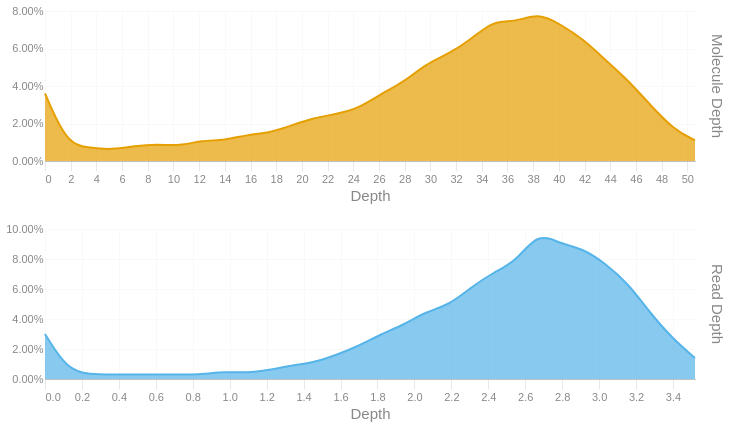

The notebook cell saved with this chart:
### Code cell
readdep = depth_hist(tb['Read Depth'], q99, 3)
readdep = readdep.with_columns(pl.lit('Read Depth').alias('Metric'))
if not SKIPLR:
    moldep = depth_hist(tb['Molecule Depth'], mol_q99, 1)
    moldep = moldep.with_columns(pl.lit('Molecule Depth').alias('Metric'))
    _hist = pl.concat([readdep, moldep])
    _hist = _hist.filter(pl.col('Proportion') != 0)
    with SafeRender(_hist):
        (
            alt.Chart(_hist)        
            .mark_area(interpolate = "basis")
            .encode(
                x=alt.X('Bin:Q').scale(domainMin=0).axis(alt.Axis(title='Depth')),
                y = alt.Y('Proportion:Q', title = None).axis(format = '.2%'),
                color = alt.Color('Metric:N').legend(None),
                row = alt.Row("Metric:N").header(title = None, labelOrient = 'right'),
                tooltip = [
                    alt.Tooltip("Metric:N", title = "Metric"),
                    alt.Tooltip('Interval:N', title = "Depth Interval"),
                    alt.Tooltip('Proportion:Q', title = "% Alignments").format('.2%')
                ]
            )
            .resolve_scale(x='independent', y='independent')
            .properties(
                height = 150, width = 650,
                usermeta={'embedOptions': {'downloadFileName': f'{samplename}.depth.hist'}}
            )
        ).display()
else:
    readdep = readdep.filter(pl.col('Proportion') != 0)
    with SafeRender(readdep):
        (
            alt.Chart(readdep)        
            .mark_area(interpolate = "basis")
            .encode(
                x=alt.X('Bin:Q').scale(domainMin=0).axis(alt.Axis(title='Depth')),
                y = alt.Y('Proportion:Q', title = None).axis(format = '.2%'),
                tooltip = [
                    alt.Tooltip('Interval:N', title = "Depth Interval"),
                    alt.Tooltip('Proportion:Q', title = "% Alignments").format('.2%')
                ]
            )
            .properties(
                usermeta={'embedOptions': {'downloadFileName': f'{samplename}.depth.hist'}}
            )
        ).display()

### Figure 1 — Vega-Lite specification as saved in the notebook (floating-point values rounded to 4 significant figures)
{"width": 650, "height": 150, "config": {"title": {"anchor": "start", "dy": -15, "fontSize": 18, "color": "#888888", "subtitleColor": "#888888", "subtitleFontSize": 14}, "arc": {"fill": "#0072B2"}, "axis": {"domainColor": "#888888", "domainWidth": 0.5, "gridWidth": 0.2, "grid": false, "titleFontWeight": 400, "titleFontSize": 15, "labelFontSize": 11, "labelColor": "#888888", "tickColor": "#888888", "tickWidth": 0.2, "titleColor": "#888888"}, "axisBand": {"grid": false}, "axisX": {"grid": true, "tickSize": 10, "domainCap": "round"}, "axisY": {"domain": false, "grid": true, "tickSize": 0, "domainCap": "round"}, "background": "transparent", "header": {"labelFontSize": 15, "labelColor": "#888888", "titleFontSize": 15, "titleFontWeight": 600, "titleColor": "#888888"}, "legend": {"labelFont": "sans-serif", "labelFontSize": 12, "labelColor": "#888888", "symbolSize": 100, "symbolType": "circle", "titleFontSize": 12, "titlePadding": 10, "titleColor": "#888888", "title": null}, "range": {"category": ["#E69F00", "#56B4E9", "#009E73", "#F0E442", "#0072B2", "#D55E00", "#CC79A7", "#000000"], "diverging": ["#cfe8f3", "#a2d4ec", "#73bfe2", "#46abdb", "#1696d2", "#12719e"]}, "area": {"fill": "#0072B2", "fillOpacity": 0.7, "line": true, "strokeOpacity": 0.7}, "line": {"color": "#0072B2", "stroke": "#0072B2", "strokeWidth": 2}, "trail": {"color": "#0072B2", "stroke": "#0072B2", "strokeWidth": 0, "size": 1}, "point": {"filled": true, "fillOpacity": 1.0, "size": 95}, "text": {"color": "#888888", "fontSize": 11, "align": "right", "fontWeight": 400, "size": 11}, "bar": {"fill": "#0072B2", "stroke": null}, "view": {"stroke": null, "continuousWidth": 660, "continuousHeight": 400}}, "data": {"name": "data-c60611749af08a5a6fd5c96b4bad318a"}, "mark": {"type": "area", "interpolate": "basis"}, "encoding": {"color": {"field": "Metric", "legend": null, "type": "nominal"}, "row": {"field": "Metric", "header": {"title": null, "labelOrient": "right"}, "type": "nominal"}, "tooltip": [{"field": "Metric", "title": "Metric", "type": "nominal"}, {"field": "Interval", "title": "Depth Interval", "type": "nominal"}, {"field": "Proportion", "format": ".2%", "title": "% Alignments", "type": "quantitative"}], "x": {"axis": {"title": "Depth"}, "field": "Bin", "scale": {"domainMin": 0}, "type": "quantitative"}, "y": {"axis": {"format": ".2%"}, "field": "Proportion", "title": null, "type": "quantitative"}}, "resolve": {"scale": {"x": "independent", "y": "independent"}}, "usermeta": {"embedOptions": {"downloadFileName": "S5_Connecticut_999.depth.hist"}}, "$schema": "https://vega.github.io/schema/vega-lite/v6.1.0.json", "datasets": {"data-c60611749af08a5a6fd5c96b4bad318a": [{"Bin": 0.0, "Interval": "0.0-0.121", "Proportion": 0.03, "Metric": "Read Depth"}, {"Bin": 0.121, "Interval": "0.121-0.243", "Proportion": 0.006, "Metric": "Read Depth"}, {"Bin": 0.243, "Interval": "0.243-0.364", "Proportion": 0.003, "Metric": "Read Depth"}, {"Bin": 0.364, "Interval": "0.364-0.485", "Proportion": 0.003, "Metric": "Read Depth"}, {"Bin": 0.485, "Interval": "0.485-0.607", "Proportion": 0.003, "Metric": "Read Depth"}, {"Bin": 0.607, "Interval": "0.607-0.728", "Proportion": 0.003, "Metric": "Read Depth"}, {"Bin": 0.728, "Interval": "0.728-0.849", "Proportion": 0.003, "Metric": "Read Depth"}, {"Bin": 0.849, "Interval": "0.849-0.971", "Proportion": 0.003, "Metric": "Read Depth"}, {"Bin": 0.971, "Interval": "0.971-1.092", "Proportion": 0.005, "Metric": "Read Depth"}, {"Bin": 1.092, "Interval": "1.092-1.213", "Proportion": 0.004, "Metric": "Read Depth"}, {"Bin": 1.213, "Interval": "1.213-1.335", "Proportion": 0.006, "Metric": "Read Depth"}, {"Bin": 1.335, "Interval": "1.335-1.456", "Proportion": 0.009, "Metric": "Read Depth"}, {"Bin": 1.456, "Interval": "1.456-1.577", "Proportion": 0.011, "Metric": "Read Depth"}, {"Bin": 1.577, "Interval": "1.577-1.699", "Proportion": 0.016, "Metric": "Read Depth"}, {"Bin": 1.699, "Interval": "1.699-1.82", "Proportion": 0.022, "Metric": "Read Depth"}, {"Bin": 1.82, "Interval": "1.82-1.941", "Proportion": 0.03, "Metric": "Read Depth"}, {"Bin": 1.941, "Interval": "1.941-2.063", "Proportion": 0.036, "Metric": "Read Depth"}, {"Bin": 2.063, "Interval": "2.063-2.184", "Proportion": 0.045, "Metric": "Read Depth"}, {"Bin": 2.184, "Interval": "2.184-2.305", "Proportion": 0.049, "Metric": "Read Depth"}, {"Bin": 2.305, "Interval": "2.305-2.427", "Proportion": 0.061, "Metric": "Read Depth"}, {"Bin": 2.427, "Interval": "2.427-2.548", "Proportion": 0.071, "Metric": "Read Depth"}, {"Bin": 2.548, "Interval": "2.548-2.669", "Proportion": 0.078, "Metric": "Read Depth"}, {"Bin": 2.669, "Interval": "2.669-2.791", "Proportion": 0.098, "Metric": "Read Depth"}, {"Bin": 2.791, "Interval": "2.791-2.912", "Proportion": 0.09, "Metric": "Read Depth"}, {"Bin": 2.912, "Interval": "2.912-3.033", "Proportion": 0.087, "Metric": "Read Depth"}, {"Bin": 3.033, "Interval": "3.033-3.155", "Proportion": 0.077, "Metric": "Read Depth"}, {"Bin": 3.155, "Interval": "3.155-3.276", "Proportion": 0.064, "Metric": "Read Depth"}, {"Bin": 3.276, "Interval": "3.276-3.397", "Proportion": 0.044, "Metric": "Read Depth"}, {"Bin": 3.397, "Interval": "3.397-3.519", "Proportion": 0.027, "Metric": "Read Depth"}, {"Bin": 3.519, "Interval": "3.519-3.64", "Proportion": 0.014, "Metric": "Read Depth"}, {"Bin": 0.0, "Interval": "0.0-1.7", "Proportion": 0.036, "Metric": "Molecule Depth"}, {"Bin": 1.7, "Interval": "1.7-3.5", "Proportion": 0.009, "Metric": "Molecule Depth"}, {"Bin": 3.5, "Interval": "3.5-5.2", "Proportion": 0.007, "Metric": "Molecule Depth"}, {"Bin": 5.2, "Interval": "5.2-7.0", "Proportion": 0.006, "Metric": "Molecule Depth"}, {"Bin": 7.0, "Interval": "7.0-8.7", "Proportion": 0.008, "Metric": "Molecule Depth"}, {"Bin": 8.7, "Interval": "8.7-10.5", "Proportion": 0.009, "Metric": "Molecule Depth"}, {"Bin": 10.5, "Interval": "10.5-12.2", "Proportion": 0.008, "Metric": "Molecule Depth"}, {"Bin": 12.2, "Interval": "12.2-14.0", "Proportion": 0.011, "Metric": "Molecule Depth"}, {"Bin": 14.0, "Interval": "14.0-15.7", "Proportion": 0.011, "Metric": "Molecule Depth"}, {"Bin": 15.7, "Interval": "15.7-17.5", "Proportion": 0.014, "Metric": "Molecule Depth"}, {"Bin": 17.5, "Interval": "17.5-19.2", "Proportion": 0.015, "Metric": "Molecule Depth"}, {"Bin": 19.2, "Interval": "19.2-20.9", "Proportion": 0.019, "Metric": "Molecule Depth"}, {"Bin": 20.9, "Interval": "20.9-22.7", "Proportion": 0.023, "Metric": "Molecule Depth"}, {"Bin": 22.7, "Interval": "22.7-24.4", "Proportion": 0.025, "Metric": "Molecule Depth"}, {"Bin": 24.4, "Interval": "24.4-26.2", "Proportion": 0.028, "Metric": "Molecule Depth"}, {"Bin": 26.2, "Interval": "26.2-27.9", "Proportion": 0.036, "Metric": "Molecule Depth"}, {"Bin": 27.9, "Interval": "27.9-29.7", "Proportion": 0.042, "Metric": "Molecule Depth"}, {"Bin": 29.7, "Interval": "29.7-31.4", "Proportion": 0.052, "Metric": "Molecule Depth"}, {"Bin": 31.4, "Interval": "31.4-33.2", "Proportion": 0.057, "Metric": "Molecule Depth"}, {"Bin": 33.2, "Interval": "33.2-34.9", "Proportion": 0.065, "Metric": "Molecule Depth"}, {"Bin": 34.9, "Interval": "34.9-36.6", "Proportion": 0.075, "Metric": "Molecule Depth"}, {"Bin": 36.6, "Interval": "36.6-38.4", "Proportion": 0.074, "Metric": "Molecule Depth"}, {"Bin": 38.4, "Interval": "38.4-40.1", "Proportion": 0.079, "Metric": "Molecule Depth"}, {"Bin": 40.1, "Interval": "40.1-41.9", "Proportion": 0.073, "Metric": "Molecule Depth"}, {"Bin": 41.9, "Interval": "41.9-43.6", "Proportion": 0.065, "Metric": "Molecule Depth"}, {"Bin": 43.6, "Interval": "43.6-45.4", "Proportion": 0.054, "Metric": "Molecule Depth"}, {"Bin": 45.4, "Interval": "45.4-47.1", "Proportion": 0.043, "Metric": "Molecule Depth"}, {"Bin": 47.1, "Interval": "47.1-48.9", "Proportion": 0.03, "Metric": "Molecule Depth"}, {"Bin": 48.9, "Interval": "48.9-50.6", "Proportion": 0.017, "Metric": "Molecule Depth"}, {"Bin": 50.6, "Interval": "50.6-52.35", "Proportion": 0.011, "Metric": "Molecule Depth"}]}}
